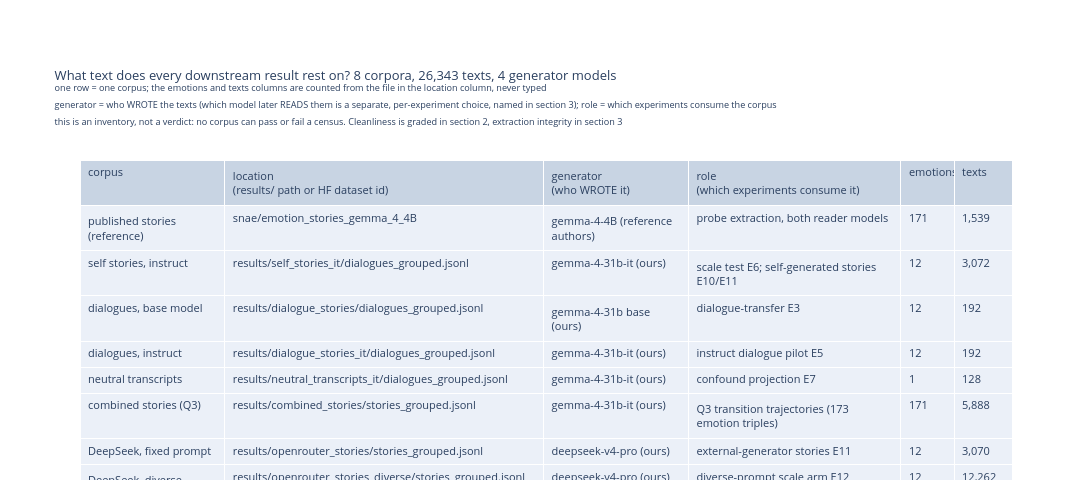

The cell this chart's notebook holds for it:
### Code cell
# section 1 is load-call-show over emotion_vectors.corpora_report: the census table, with
# every size column counted from the file named in that same row's location column
from emotion_vectors.corpora_report import s1_catalog_figure

fig_s1, s1_stats = s1_catalog_figure(ctx)
fig_s1.show()
print("\n".join(s1_stats["lines"]))

### Figure 1 — Plotly figure (JSON) as saved in the notebook; plotly's stock layout.template omitted (floating-point values rounded to 4 significant figures)
{"data": [{"cells": {"align": "left", "font": {"size": 11}, "height": 26, "values": [["published stories (reference)", "self stories, instruct", "dialogues, base model", "dialogues, instruct", "neutral transcripts", "combined stories (Q3)", "DeepSeek, fixed prompt", "DeepSeek, diverse prompts"], ["snae/emotion_stories_gemma_4_4B", "results/self_stories_it/dialogues_grouped.jsonl", "results/dialogue_stories/dialogues_grouped.jsonl", "results/dialogue_stories_it/dialogues_grouped.jsonl", "results/neutral_transcripts_it/dialogues_grouped.jsonl", "results/combined_stories/stories_grouped.jsonl", "results/openrouter_stories/stories_grouped.jsonl", "results/openrouter_stories_diverse/stories_grouped.jsonl"], ["gemma-4-4B (reference authors)", "gemma-4-31b-it (ours)", "gemma-4-31b base (ours)", "gemma-4-31b-it (ours)", "gemma-4-31b-it (ours)", "gemma-4-31b-it (ours)", "deepseek-v4-pro (ours)", "deepseek-v4-pro (ours)"], ["probe extraction, both reader models", "scale test E6; self-generated stories E10/E11", "dialogue-transfer E3", "instruct dialogue pilot E5", "confound projection E7", "Q3 transition trajectories (173 emotion triples)", "external-generator stories E11", "diverse-prompt scale arm E12"], [171, 12, 12, 12, 1, 171, 12, 12], ["1,539", "3,072", "192", "192", "128", "5,888", "3,070", "12,262"]]}, "columnwidth": [1.5, 3.3, 1.5, 2.2, 0.55, 0.6], "header": {"align": "left", "font": {"size": 11}, "height": 34, "values": ["corpus", "location<br>(results/ path or HF dataset id)", "generator<br>(who WROTE it)", "role<br>(which experiments consume it)", "emotions", "texts"]}, "type": "table"}], "layout": {"height": 490, "margin": {"b": 10, "t": 160}, "title": {"font": {"size": 13}, "text": "What text does every downstream result rest on? 8 corpora, 26,343 texts, 4 generator models<br><sup>one row = one corpus; the emotions and texts columns are counted from the file in the location column, never typed</sup><br><sup>generator = who WROTE the texts (which model later READS them is a separate, per-experiment choice, named in section 3); role = which experiments consume the corpus</sup><br><sup>this is an inventory, not a verdict: no corpus can pass or fail a census. Cleanliness is graded in section 2, extraction integrity in section 3</sup>"}, "width": 1320}}
